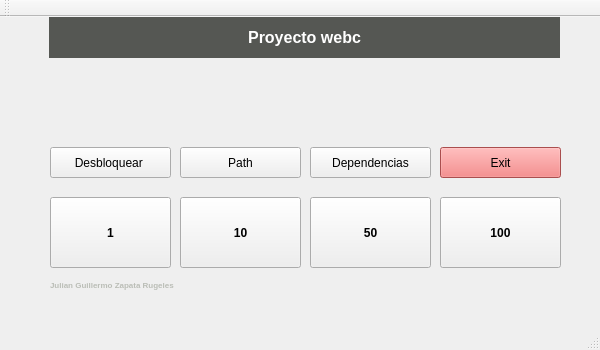
<?xml version="1.0" encoding="UTF-8"?>
<ui version="4.0">
 <class>ventanaPrincipal</class>
 <widget class="QMainWindow" name="ventanaPrincipal">
  <property name="geometry">
   <rect>
    <x>0</x>
    <y>0</y>
    <width>600</width>
    <height>350</height>
   </rect>
  </property>
  <property name="maximumSize">
   <size>
    <width>600</width>
    <height>350</height>
   </size>
  </property>
  <property name="windowTitle">
   <string>WEBC</string>
  </property>
  <widget class="QWidget" name="centralWidget">
   <widget class="QLabel" name="label">
    <property name="geometry">
     <rect>
      <x>49</x>
      <y>0</y>
      <width>511</width>
      <height>41</height>
     </rect>
    </property>
    <property name="maximumSize">
     <size>
      <width>600</width>
      <height>400</height>
     </size>
    </property>
    <property name="styleSheet">
     <string notr="true">background-color: rgb(85, 87, 83);
color:white;</string>
    </property>
    <property name="text">
     <string>&lt;html&gt;&lt;head/&gt;&lt;body&gt;&lt;p align=&quot;center&quot;&gt;&lt;span style=&quot; font-size:12pt; font-weight:600;&quot;&gt;Proyecto webc&lt;/span&gt;&lt;/p&gt;&lt;/body&gt;&lt;/html&gt;</string>
    </property>
   </widget>
   <widget class="QPushButton" name="pushButton">
    <property name="geometry">
     <rect>
      <x>50</x>
      <y>180</y>
      <width>121</width>
      <height>71</height>
     </rect>
    </property>
    <property name="styleSheet">
     <string notr="true">font:bold;</string>
    </property>
    <property name="text">
     <string>1</string>
    </property>
   </widget>
   <widget class="QPushButton" name="pushButton_2">
    <property name="geometry">
     <rect>
      <x>180</x>
      <y>180</y>
      <width>121</width>
      <height>71</height>
     </rect>
    </property>
    <property name="styleSheet">
     <string notr="true">font:bold;</string>
    </property>
    <property name="text">
     <string>10</string>
    </property>
   </widget>
   <widget class="QPushButton" name="pushButton_3">
    <property name="geometry">
     <rect>
      <x>440</x>
      <y>180</y>
      <width>121</width>
      <height>71</height>
     </rect>
    </property>
    <property name="styleSheet">
     <string notr="true">font:bold;</string>
    </property>
    <property name="text">
     <string>100</string>
    </property>
   </widget>
   <widget class="QPushButton" name="pushButton_4">
    <property name="geometry">
     <rect>
      <x>310</x>
      <y>180</y>
      <width>121</width>
      <height>71</height>
     </rect>
    </property>
    <property name="styleSheet">
     <string notr="true">font:bold;</string>
    </property>
    <property name="text">
     <string>50</string>
    </property>
   </widget>
   <widget class="QLabel" name="label_2">
    <property name="geometry">
     <rect>
      <x>50</x>
      <y>260</y>
      <width>311</width>
      <height>17</height>
     </rect>
    </property>
    <property name="text">
     <string>&lt;html&gt;&lt;head/&gt;&lt;body&gt;&lt;p&gt;&lt;span style=&quot; font-size:6pt; font-weight:600; color:#babdb6;&quot;&gt;Julian Guillermo Zapata Rugeles&lt;/span&gt;&lt;/p&gt;&lt;/body&gt;&lt;/html&gt;</string>
    </property>
   </widget>
   <widget class="QPushButton" name="pushButton_5">
    <property name="geometry">
     <rect>
      <x>50</x>
      <y>130</y>
      <width>121</width>
      <height>31</height>
     </rect>
    </property>
    <property name="text">
     <string>Desbloquear </string>
    </property>
   </widget>
   <widget class="QPushButton" name="pushButton_6">
    <property name="geometry">
     <rect>
      <x>180</x>
      <y>130</y>
      <width>121</width>
      <height>31</height>
     </rect>
    </property>
    <property name="text">
     <string>Path</string>
    </property>
   </widget>
   <widget class="QPushButton" name="pushButton_7">
    <property name="geometry">
     <rect>
      <x>310</x>
      <y>130</y>
      <width>121</width>
      <height>31</height>
     </rect>
    </property>
    <property name="text">
     <string>Dependencias</string>
    </property>
   </widget>
   <widget class="QPushButton" name="pushButton_8">
    <property name="geometry">
     <rect>
      <x>440</x>
      <y>130</y>
      <width>121</width>
      <height>31</height>
     </rect>
    </property>
    <property name="styleSheet">
     <string notr="true">background-color: rgb(238, 109, 109);</string>
    </property>
    <property name="text">
     <string>Exit</string>
    </property>
   </widget>
  </widget>
  <widget class="QMenuBar" name="menuBar">
   <property name="geometry">
    <rect>
     <x>0</x>
     <y>0</y>
     <width>600</width>
     <height>22</height>
    </rect>
   </property>
  </widget>
  <widget class="QToolBar" name="mainToolBar">
   <attribute name="toolBarArea">
    <enum>TopToolBarArea</enum>
   </attribute>
   <attribute name="toolBarBreak">
    <bool>false</bool>
   </attribute>
  </widget>
  <widget class="QStatusBar" name="statusBar"/>
 </widget>
 <layoutdefault spacing="6" margin="11"/>
 <resources/>
 <connections/>
</ui>
